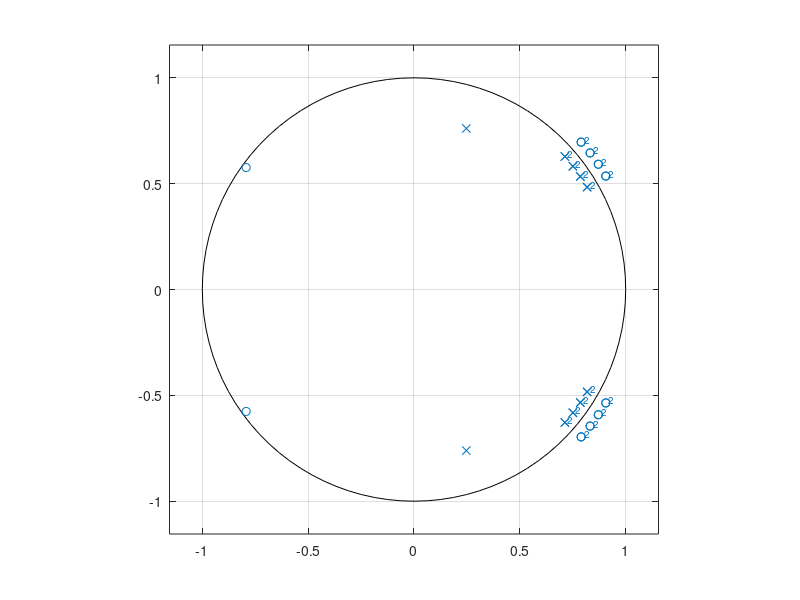
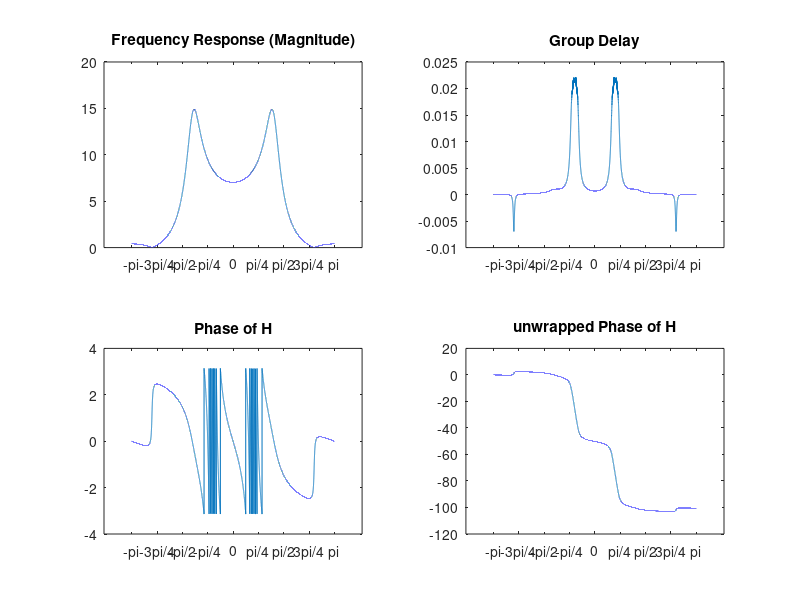

MATLAB code to generate these figures, in order:
%% Frequency Response
% Author : Harmeet Singh
% Email : harmeet.esal@gmail.com
% Date : 11/05/2014

clear
close all
clc

%% Filter Specifications
Fs = 44100;
Ts = 1/Fs;
t = 0:Ts:1;
tmax = length(t);
omega = -Fs/2:Fs/(tmax-1):Fs/2;

H1_zeros = [0.98*exp(i*0.8*pi) 0.98*exp(i*-0.8*pi)];

H1_poles = [0.8*exp(i*0.4*pi) 0.8*exp(i*-0.4*pi)];

k = [1 2 3 4];
temp1 = 0.95*exp(i*(0.15*pi + 0.02*pi*k));
temp2 = 0.95*exp(-(i*(0.15*pi + 0.02*pi*k)));
H2_poles = [temp1 temp2];

H2_poles = [H2_poles H2_poles];


temp1 = 1./(0.95*exp(i*(0.15*pi + 0.02*pi*k)));
temp2 = 1./(0.95*exp(-i*(0.15*pi + 0.02*pi*k)));
H2_zeros = [temp1 temp2];

H2_zeros = [H2_zeros H2_zeros];


H_zeros = [H1_zeros H2_zeros];
H_poles = [H1_poles H2_poles];

% H_zeros = [0 0]
% H_poles = [0.2 0.5]

[n d] = zp2tf(H_zeros(:),H_poles(:),1);

%% Pole - Zero Plot
figure
zplane(H_zeros(:),H_poles(:));


norm_omega = 2*pi*Ts*omega;
[H] = freqz(n,d,norm_omega);

%% Display of Results

figure;subplot(2,2,1);plot(norm_omega,abs(H))
title('Frequency Response (Magnitude)');
rads = [-(pi), (-3*pi/4) , -(pi/(2)) , -((pi)/(4)) , 0 , ((pi/4)) , ((pi/2)) , (3*pi/4) , (pi)];
labels = {'-pi','-3pi/4','-pi/2','-pi/4','0','pi/4','pi/2','3pi/4','pi'};
set(gca,'XTick',rads);
set(gca,'XTickLabel',labels)


% figure
grp_delay = -diff(unwrap(angle(H)));

grp_delay = [0 grp_delay];
subplot(2,2,2);
plot(norm_omega,(grp_delay));
set(gca,'XTick',rads);
set(gca,'XTickLabel',labels)
title('Group Delay');


% figure;
subplot(2,2,3);
plot(norm_omega,angle(H));
set(gca,'XTick',rads);
set(gca,'XTickLabel',labels)
title('Phase of H')

% figure;
subplot(2,2,4);
plot(norm_omega,unwrap(angle(H)));
set(gca,'XTick',rads);
set(gca,'XTickLabel',labels)
title('unwrapped Phase of H')
